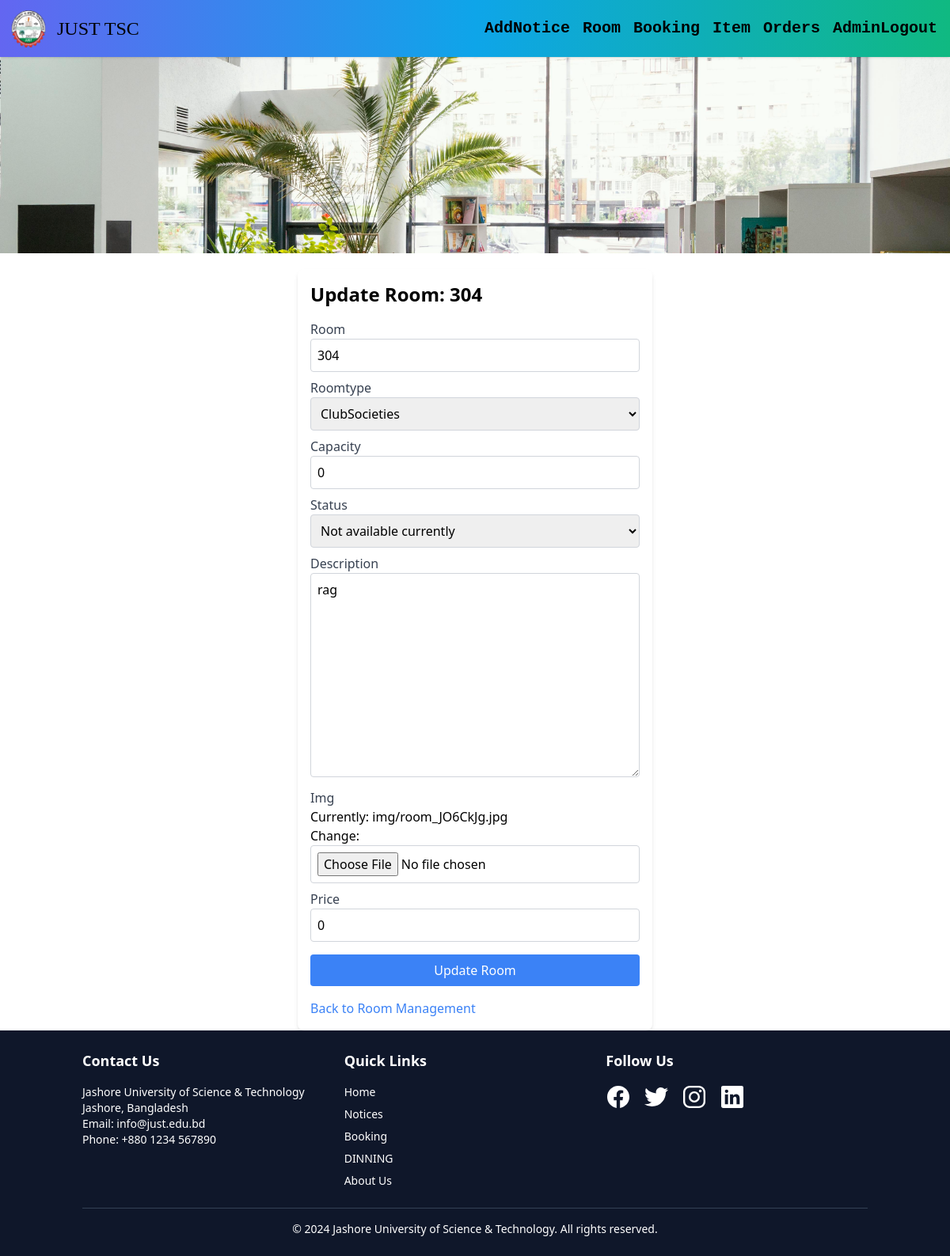
/update_room/7 (signed in), run on an earlier commit of the app's database.
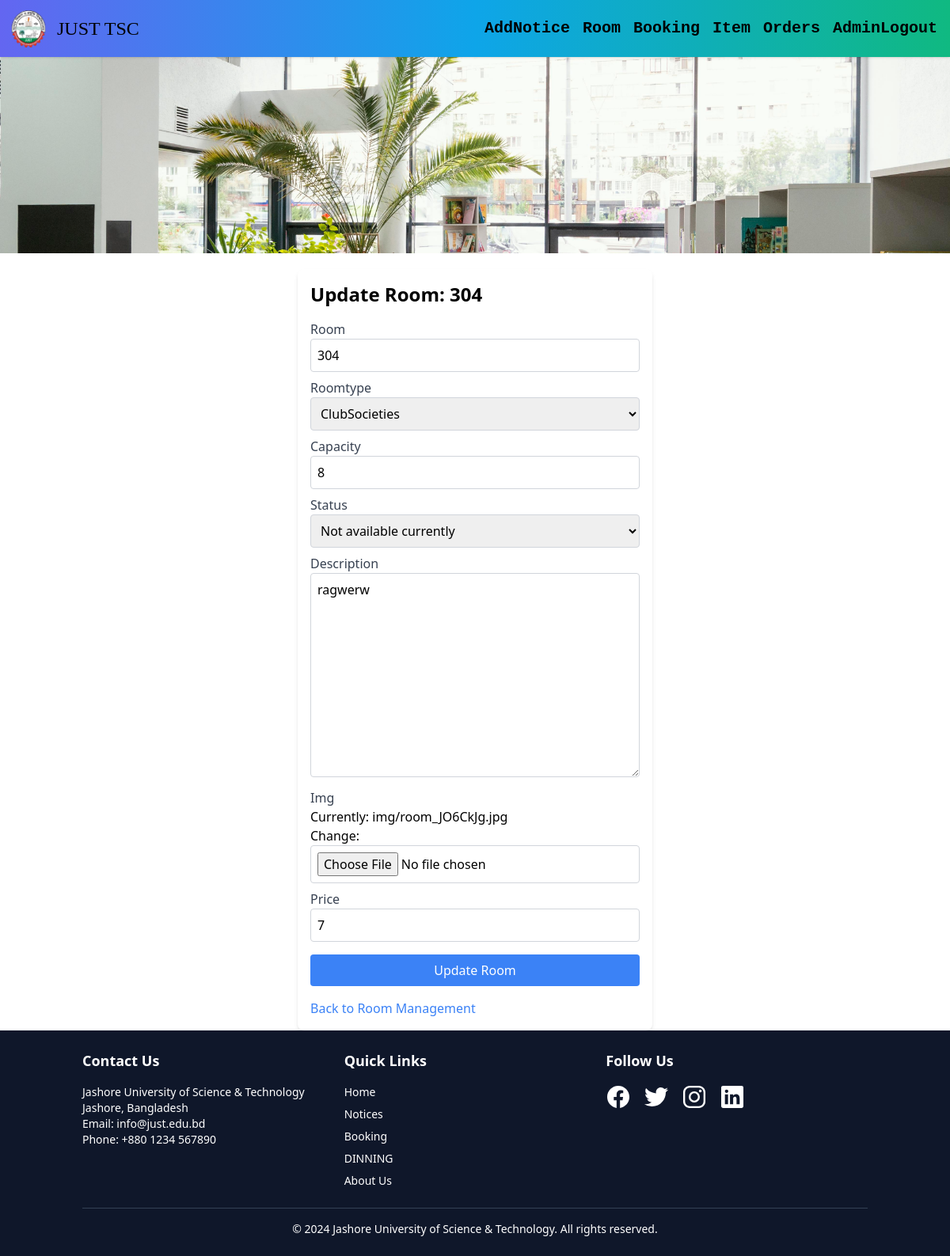
And on a later commit of the database.
### TSC/models.py (models this page shows, shortened)
class Room(models.Model):
    current_status=[
        ('Available for booking','Available for booking'),
        ('Not available currently','Not available currently'),
        ('Not for Booking','Not for booking'),
    ]
    room=models.CharField(max_length=50)
    roomtype = models.ForeignKey(Room_Type, on_delete=models.SET_NULL,null=True,blank=True)
    capacity=models.IntegerField(default=0)
    status = models.CharField(null=True,blank=True,max_length=50, choices=current_status)
    description=models.TextField(null=True,blank=True)
    img=models.FileField(upload_to='img')
    price=models.IntegerField(default=0)

### TSC/views.py (the view)
# urls.py: path('update_room/<int:room_id>',views.UpdateRoom,name="update_room"),
@user_passes_test(is_admin, login_url='/')
def UpdateRoom(request, room_id):
    room = get_object_or_404(Room, id=room_id)  # Fetch the room based on room_id
    if request.method == "POST":
        form = RoomForm(request.POST, request.FILES, instance=room)  # Pass the room instance
        if form.is_valid():
            form.save()
            messages.success(request, f'Room {room.room} updated successfully.')
            return redirect('adminRoom')  # Redirect to room management page
    else:
        form = RoomForm(instance=room)  # Create a form with the room's current data
    context = {
        'form': form,
        'room': room,
    }
    return render(request, "update_room.html", context)  # Create a template for updating

### TSC/forms.py
class RoomForm(forms.ModelForm):
    class Meta:
        model=Room
        fields=['room','roomtype','capacity','status','description','img','price',]

### TSC/models.py (called while the page is built)
    def __str__(self):
        return self.roomtype

### TSC/templatetags/custom_tags.py (called while the page is built)
@register.filter(name='add_class')
def add_class(field, css_class):
    return field.as_widget(attrs={"class": css_class})

### TSC/views.py (called while the page is built)
def is_admin(user):
    return user.is_authenticated and user.is_staff

### templates/update_room.html (shortened to what this page needs)
{% extends "Room_navbar.html" %}
{% load custom_tags %}
{% block first %}
<div class="container mx-auto mt-5 p-4 bg-white shadow-md rounded-lg max-w-md">
    <h1 class="text-2xl font-bold mb-4">Update Room: {{ room.room }}</h1>
    <form method="POST" enctype="multipart/form-data" class="space-y-4">
        <div class="space-y-2">
            {% for field in form %}
                <div>
                    <label for="{{ field.id_for_label }}" class="block text-gray-700 font-medium">{{ field.label }}</label>
                    {{ field|add_class:"border border-gray-300 rounded p-2 w-full" }}
                </div>
            {% endfor %}
        </div>
        <button type="submit" class="w-full bg-blue-500 text-white px-4 py-2 rounded hover:bg-blue-600 transition duration-200">Update Room</button>
    </form>
    <a href="{% url 'adminRoom' %}" class="text-blue-500 mt-4 inline-block hover:underline">Back to Room Management</a>
</div>
{% endblock %}

What changed in the data, as far as the page shows it:
changed Room "Not available currently": capacity "0" → "8"; description "rag" → "ragwerw"; price "0" → "7"
